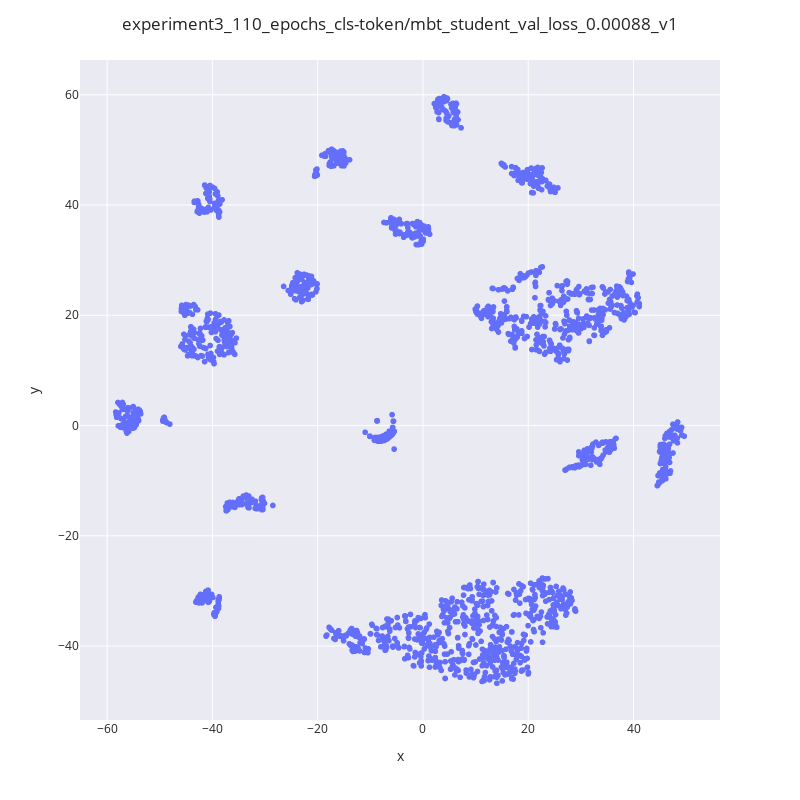

Notebook source saved alongside this figure:
### Code cell
chkpt_name = "experiment3_110_epochs_cls-token/mbt_student_val_loss_0.00088_v1"
pkl_path = f"saved_models/{chkpt_name}.pkl"
with open(pkl_path, "rb") as fh:
    embeddings_obj = pickle.load(fh)

embeddings_cleaned = clean_nans(embeddings_obj)
plot_embeddings(embeddings_cleaned, chkpt_name)

### Figure 1 — Plotly figure (JSON) as saved in the notebook; plotly's stock layout.template omitted (floating-point values rounded to 4 significant figures; data arrays with more than 128 entries replaced by an {"elided": "..."} marker saying what was removed)
{"data": [{"customdata": {"elided": "2586x1 str values"}, "hovertemplate": "x=%{x}<br>y=%{y}<br>labels=%{customdata[0]}<extra></extra>", "legendgroup": "", "marker": {"color": "#636efa", "symbol": "circle"}, "mode": "markers", "name": "", "showlegend": false, "type": "scattergl", "x": {"elided": "2586 float values"}, "xaxis": "x", "y": {"elided": "2586 float values"}, "yaxis": "y"}], "layout": {"autosize": false, "height": 800, "legend": {"tracegroupgap": 0}, "margin": {"t": 60}, "title": {"text": "experiment3_110_epochs_cls-token/mbt_student_val_loss_0.00088_v1"}, "width": 800, "xaxis": {"anchor": "y", "domain": [0, 1], "title": {"text": "x"}}, "yaxis": {"anchor": "x", "domain": [0, 1], "title": {"text": "y"}}}}
